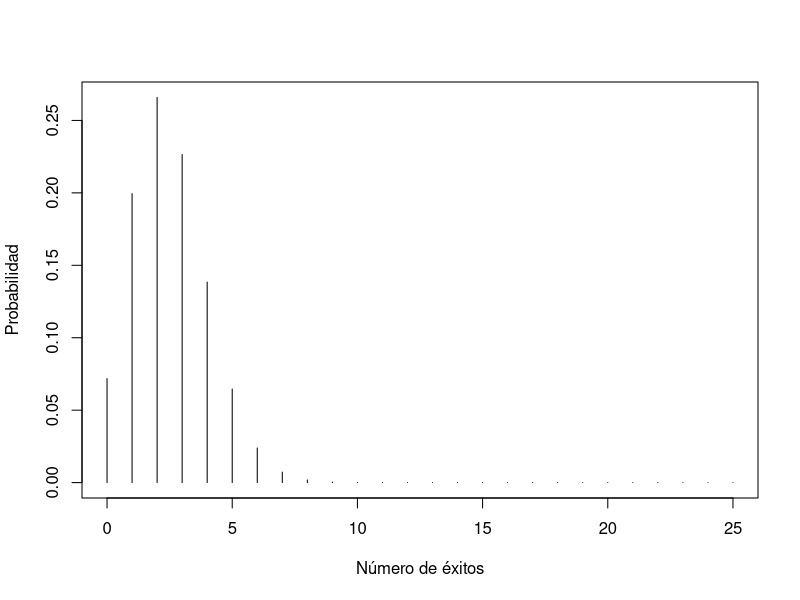
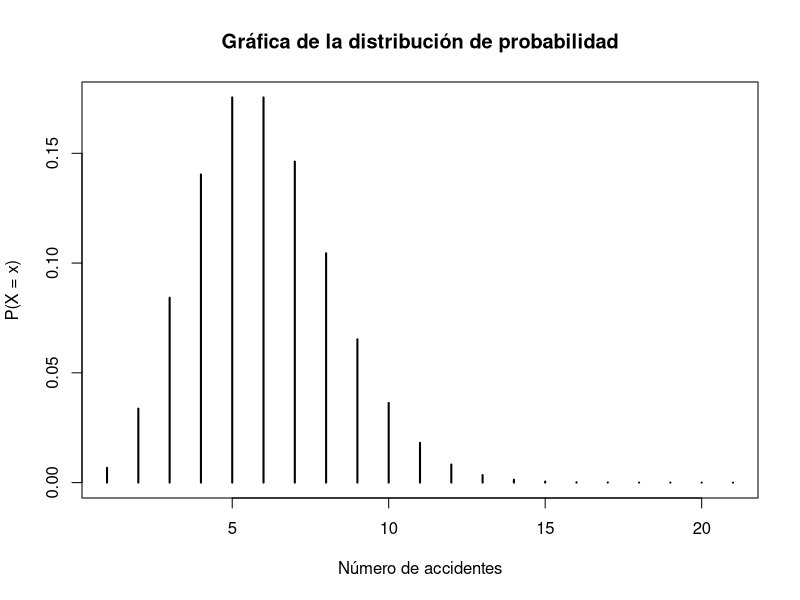
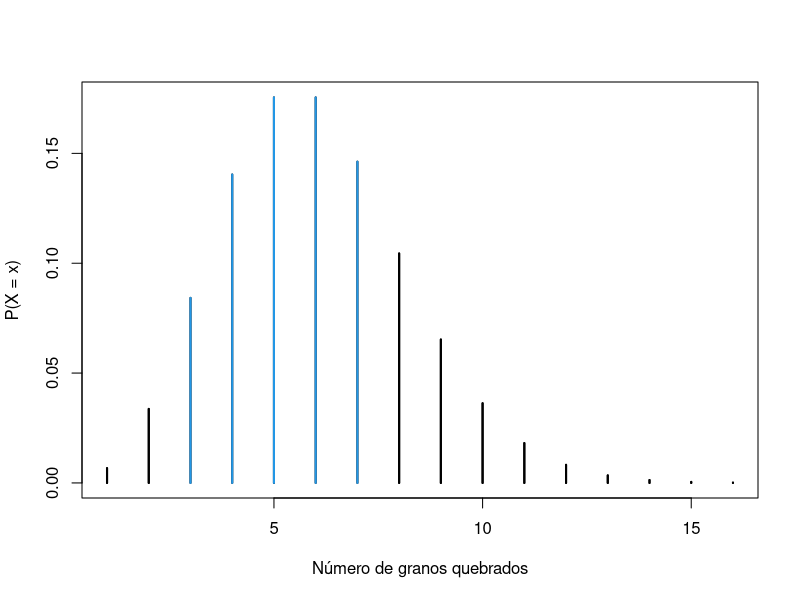

Source code (R) for these figures, in order:
# Dr. Byron González
# http://www.byrong.tk 

#==================== Distribución Binomial ====================

# En una población 10% es daltónico, en una muestra aleatoria 
# de 25 personas
# Calcular las siguientes probabilidades

# 1. Valores de la distribución binomial para n=250 p=0.1 q=0.9
tabla.p=data.frame(Probability=dbinom(0:25, size=25, prob=0.10))
rownames(tabla.p) <- 0:25 
print(tabla.p)

# 2. Calcular probabilidades puntuales. Probabilidad de encontrar
# ningún daltónico
# Usar dbinom para valores puntuales de probabilidad
P0<-dbinom(0,25,0.10); P0

# 2. ¿Cuál es la probabilidad de encontrar 5 o menos daltónicos?
# P(X=0)
# Usar pbinom para probabilidades acumuladas
# Si es cola izquierda es desde el punto fijado hacia abajo
# Si es cola derecha debe ser un valor abajo del punto de interés
# P(X<=5)
P5omenos<-pbinom(c(5), size=25, prob=0.10, lower.tail=TRUE); P5omenos


# 3. ¿Cuál es la probabilidad de encontrar 6 personas daltónicas o más?
# Si es cola derecha debe ser un valor abajo del punto de interés
# En este caso, como es 6 el interés, debe solicitarse para 5 y cola derecha
P6omas<-pbinom(5,25,0.10, lower.tail = F); P6omas

# 4. ¿Cuál es la probabilidad de encontrar entre 6 y 9 personas daltónicas?

P6y9<-pbinom(9,25,0.1, lower.tail = T)-pbinom(5,25,0.1, lower.tail = T); P6y9
p6y9a<-sum(dbinom(6:9,25,0.1)); p6y9a

# 5. ¿Cuál es la probabilidad de encontrar entre 2 y 4 personas daltónicas?
p2o3o4<-sum(dbinom(2:4,25,0.1)); p2o3o4 


# 5. Gráfica de la distribución
ensayos<-0:25
plot(ensayos, dbinom(ensayos,size=25, prob=0.10), type = "h", xlab = "Número de éxitos", ylab="Probabilidad")


## ============= Distribución de Poisson ====================

# dpois para valores puntuales
# ppois para valores acumulados
# qpois para cuantiles

# Si el número promedio de accidentes graves por año en una
# fábrica grande (donde el número de empleados es constante) 
# es de cinco, calcule la probabilidad de que en el año en curso haya:

# Tabla de distribución de probabilidades

ppois(c(20), lambda=5, lower.tail = T)
tabla.ps=data.frame(Probability=dpois(0:20, lambda = 5))
rownames(tabla.ps) <- 0:20 
print(tabla.ps)

# Gráfica de la distribución
x <- 0:20
lambda <- 5
plot(dpois(x, lambda), type = "h", lwd = 2,
     main = "Gráfica de la distribución de probabilidad",
     ylab = "P(X = x)", xlab = "Número de accidentes")

# Calcular la probabilidad de cero accidentes
P0<-dpois(0,5); P0

# Calcular la probabilidad de exactamente siete accidentes
P7<-dpois(7,5); P7

# Calcular la probabilidad de ocurrencia de 10 o más accidentes
P10mas<-ppois(c(9), lambda = 5, lower.tail = F); P10mas

# Calcular la probabilidad de ocurrencia de 5 accidentes o menos
P5menos<-ppois(5,5, lower.tail = T); P5menos

# Calcular la probabilidad de que ocurran entre 3 a 7 accidentes
P3a7<-sum(dpois(3:7,5)); P3a7

# Gráfica del segmento de probabilidad que corresponde de 3 a 7

# Antes agregar la siguiente función
# lambda: media
# lb: límite inferior de la suma
# ub: límite superior de la suma
# col: color
# lwd: ancho de línea

pois_sum <- function(lambda, lb, ub, col = 4, lwd = 1, ...) {
  x <- 0:(lambda + lambda * 2)
  
  if (missing(lb)) {
    lb <- min(x)
  }
  if (missing(ub)) {
    ub <- max(x)
  }
  
  plot(dpois(x, lambda = lambda), type = "h", lwd = lwd, ...)
  
  if(lb == min(x) & ub == max(x)) {
    color <- col
  } else {
    color <- rep(1, length(x))
    color[(lb + 1):ub ] <- col
  }
  
  lines(dpois(x, lambda = lambda), type = "h",
        col =  color, lwd = lwd, ...)
}

# Gráfico de probabilidad cuando hay 3 a 7 accidentes
pois_sum(lambda = 5, lb = 2, ub = 7, lwd = 2,
         ylab = "P(X = x)", xlab = "Número de granos quebrados")


